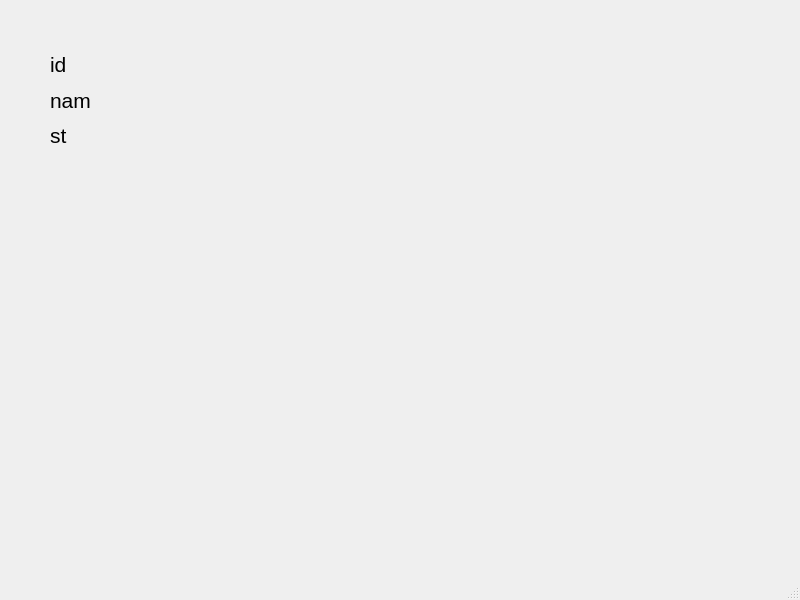
<?xml version="1.0" encoding="UTF-8"?>
<ui version="4.0">
 <class>MainWindow</class>
 <widget class="QMainWindow" name="MainWindow">
  <property name="geometry">
   <rect>
    <x>0</x>
    <y>0</y>
    <width>800</width>
    <height>600</height>
   </rect>
  </property>
  <property name="windowTitle">
   <string>MainWindow</string>
  </property>
  <widget class="QWidget" name="centralwidget">
   <widget class="QWidget" name="layoutWidget">
    <property name="geometry">
     <rect>
      <x>50</x>
      <y>50</y>
      <width>401</width>
      <height>100</height>
     </rect>
    </property>
    <layout class="QVBoxLayout" name="verticalLayout">
     <item>
      <widget class="QLabel" name="idLabel">
       <property name="font">
        <font>
         <pointsize>16</pointsize>
        </font>
       </property>
       <property name="text">
        <string>id</string>
       </property>
      </widget>
     </item>
     <item>
      <widget class="QLabel" name="nameLabel">
       <property name="font">
        <font>
         <pointsize>16</pointsize>
        </font>
       </property>
       <property name="text">
        <string>nam</string>
       </property>
      </widget>
     </item>
     <item>
      <widget class="QLabel" name="statusLabel">
       <property name="font">
        <font>
         <pointsize>16</pointsize>
        </font>
       </property>
       <property name="text">
        <string>st</string>
       </property>
      </widget>
     </item>
    </layout>
   </widget>
  </widget>
  <widget class="QMenuBar" name="menubar">
   <property name="geometry">
    <rect>
     <x>0</x>
     <y>0</y>
     <width>800</width>
     <height>21</height>
    </rect>
   </property>
  </widget>
  <widget class="QStatusBar" name="statusbar"/>
 </widget>
 <resources/>
 <connections/>
</ui>
